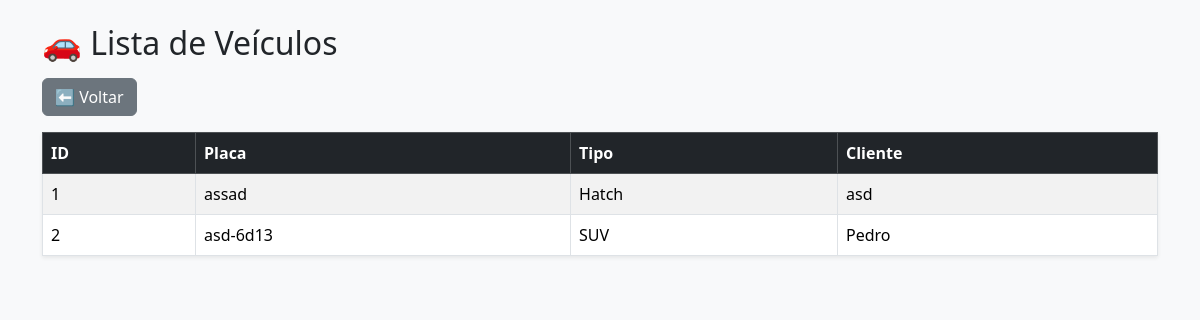
Before: /vehicles/ with the older database file.
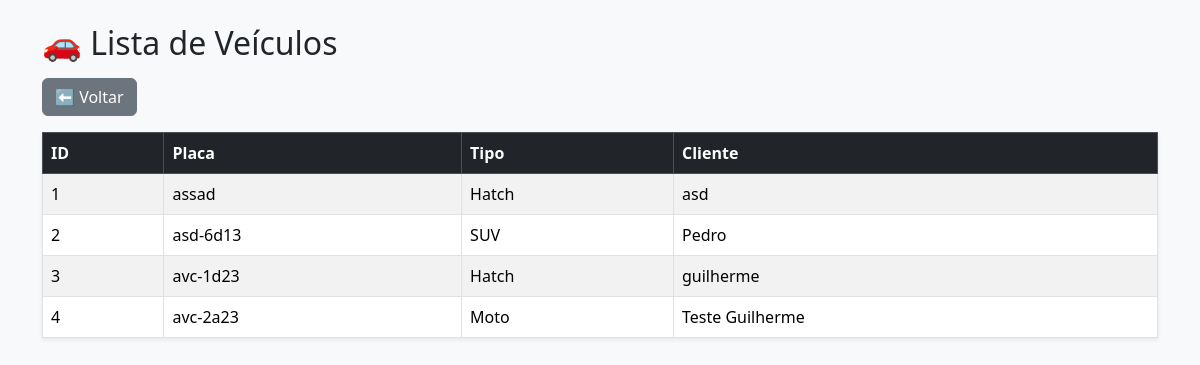
After: the same page with the newer database file.
### src/models/vehicle.py (models this page shows, shortened)
class Vehicle(db.Model):
    __tablename__ = 'vehicles'
    id = db.Column(db.Integer, primary_key=True)
    plate = db.Column(db.String(10), nullable=False, unique=True)
    type = db.Column(db.String(50), nullable=False)
    customer_id = db.Column(db.Integer, db.ForeignKey('customers.id'), nullable=False)
    appointments = db.relationship('Appointment', backref='vehicle', lazy=True, cascade='all, delete-orphan')

### src/models/customer.py (models this page shows, shortened)
class Customer(db.Model):
    __tablename__ = 'customers'
    id = db.Column(db.Integer, primary_key=True)
    name = db.Column(db.String(100), nullable=False)
    phone = db.Column(db.String(20), nullable=False)
    vehicles = db.relationship('Vehicle', backref='customer', lazy=True, cascade='all, delete-orphan')
    appointments = db.relationship('Appointment', backref='customer', lazy=True, cascade='all, delete-orphan')

### src/routes/vehicle_routes.py (the view)
@vehicle_bp.route('/', methods=['GET'])
def list_vehicles():
    vehicles = Vehicle.query.all()
    return render_template('vehicles.html', vehicles=vehicles)

### src/templates/vehicles.html (shortened to what this page needs)
<!DOCTYPE html>
<html lang="pt-BR">
<head>
    <link rel="stylesheet" href="https://cdn.jsdelivr.net/npm/bootstrap@5.3.3/dist/css/bootstrap.min.css">
</head>
<body class="bg-light">
<div class="container mt-4">
    <h2 class="mb-3">🚗 Lista de Veículos</h2>
    <a href="/" class="btn btn-secondary mb-3">⬅ Voltar</a>
    <table class="table table-striped table-bordered shadow-sm">
        <thead class="table-dark">
            <tr>
                <th>ID</th>
                <th>Placa</th>
                <th>Tipo</th>
                <th>Cliente</th>
            </tr>
        </thead>
        <tbody>
            {% for vehicle in vehicles %}
            <tr>
                <td>{{ vehicle.id }}</td>
                <td>{{ vehicle.plate }}</td>
                <td>{{ vehicle.type }}</td>
                <td>{{ vehicle.customer.name }}</td>
            </tr>
            {% else %}
            <tr><td colspan="4" class="text-center text-muted py-3">Nenhum veículo cadastrado.</td></tr>
            {% endfor %}
        </tbody>
    </table>
</div>
</body>
</html>

Changed rows visible on the page:
added Vehicle: id "3", plate "avc-1d23", type "Hatch", customer.name "guilherme"
added Vehicle: id "4", plate "avc-2a23", type "Moto", customer.name "Teste Guilherme"
